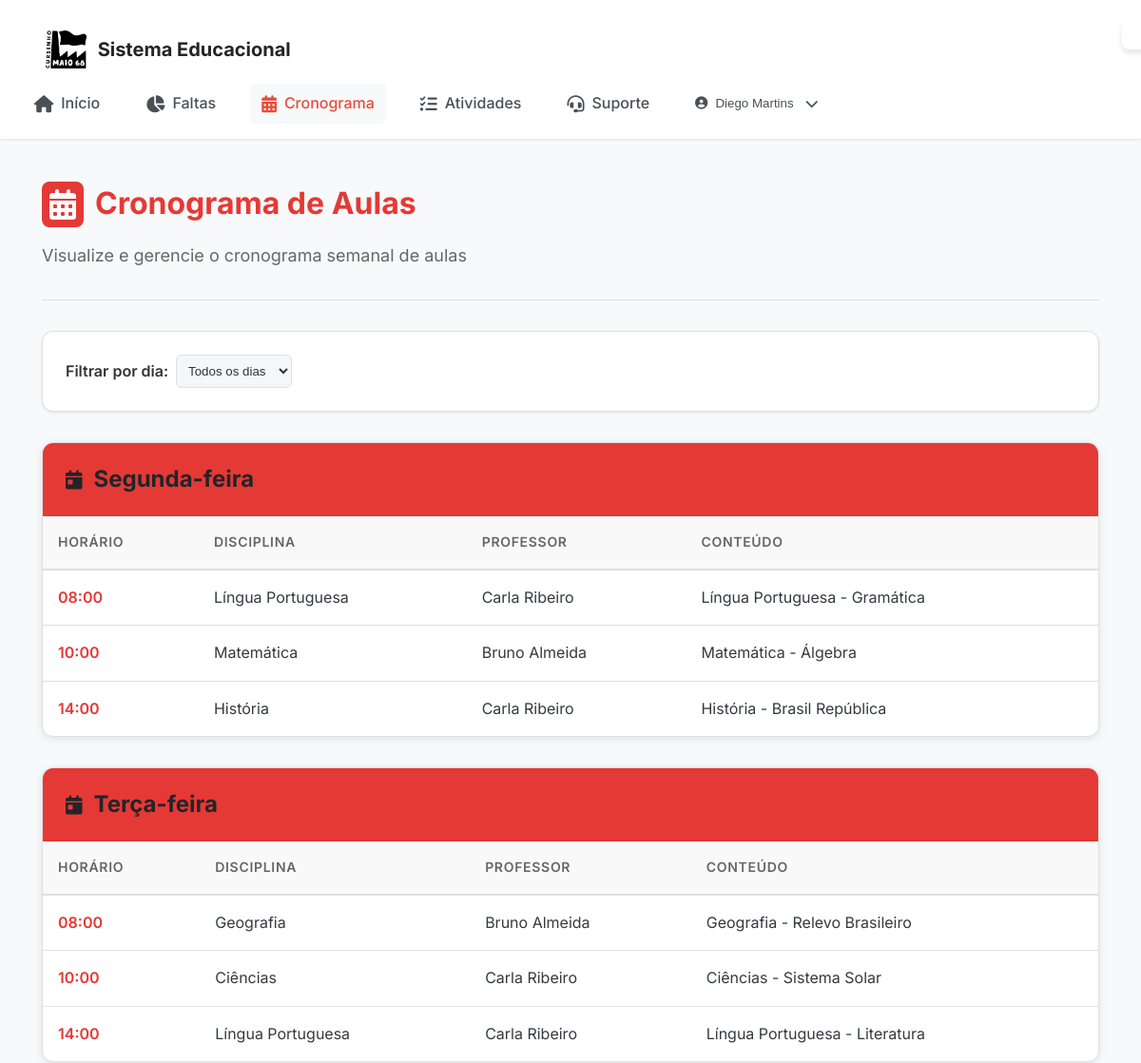
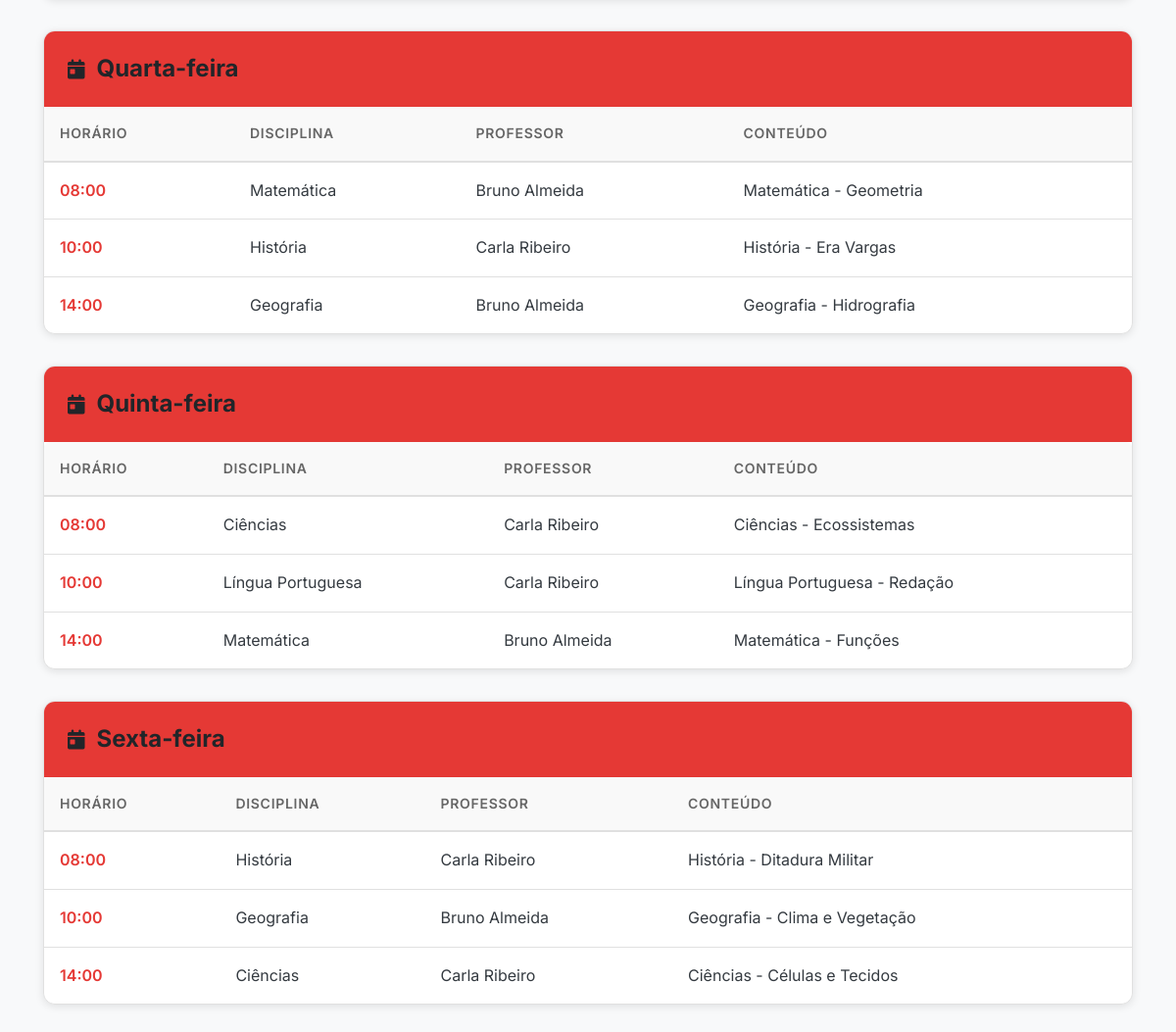
Screenshot of /pages/cronograma.php (signed in) with the database file from the repository (2 pictures, top to bottom).
### tables this page shows
CREATE TABLE IF NOT EXISTS `cronograma_semanal` (
  `id` bigint(20) UNSIGNED NOT NULL AUTO_INCREMENT,
  `dia_semana` varchar(20) NOT NULL,
  `horario` time NOT NULL,
  `disciplina_id` int(11) NOT NULL,
  `professor_id` int(11) NOT NULL,
  `conteudo` text DEFAULT NULL,
  `criado_por` int(11) NOT NULL,
  PRIMARY KEY (`id`),
  UNIQUE KEY `dia_semana` (`dia_semana`,`horario`)
);

CREATE TABLE IF NOT EXISTS `disciplina` (
  `id` bigint(20) UNSIGNED NOT NULL AUTO_INCREMENT,
  `nome` varchar(100) NOT NULL,
  `professor_id` int(11) NOT NULL,
  `ativo` smallint(6) DEFAULT 1,
  `primeiro_login` timestamp NULL DEFAULT NULL,
  `senha_alterada` smallint(6) DEFAULT 0,
  PRIMARY KEY (`id`)
);

CREATE TABLE IF NOT EXISTS `usuario` (
  `id` bigint(20) UNSIGNED NOT NULL AUTO_INCREMENT,
  `nome` varchar(100) NOT NULL,
  `email` varchar(100) NOT NULL,
  `tipo` varchar(20) NOT NULL CHECK (`tipo` in ('aluno','professor','coordenador')),
  `login` varchar(50) NOT NULL,
  `senha` varchar(255) NOT NULL,
  `ativo` smallint(6) DEFAULT 1,
  `primeiro_login` timestamp NULL DEFAULT NULL,
  `senha_alterada` smallint(6) DEFAULT 0,
  PRIMARY KEY (`id`),
  UNIQUE KEY `email` (`email`),
  UNIQUE KEY `login` (`login`)
);

### pages/cronograma.php (the view, shortened to what this page needs)
<?php
require_once '../includes/connection.php';
$dia_filter = $_GET['dia'] ?? '';
$where_clause = '';
$params = [];
try {
    $stmt = $pdo->prepare("
        SELECT cs.*, d.nome as disciplina_nome, u.nome as professor_nome
        FROM cronograma_semanal cs
        LEFT JOIN disciplina d ON cs.disciplina_id = d.id
        LEFT JOIN Usuario u ON cs.professor_id = u.id
        $where_clause
        ORDER BY
            FIELD(cs.dia_semana, 'segunda', 'terca', 'quarta', 'quinta', 'sexta', 'sabado', 'domingo'),
            cs.horario ASC
    ");
    $stmt->execute($params);
    $aulas = $stmt->fetchAll(PDO::FETCH_ASSOC);
    $stmt = $pdo->prepare("SELECT id, nome FROM disciplina WHERE ativo = 1 ORDER BY nome ASC");
    $stmt->execute();
    $disciplinas = $stmt->fetchAll(PDO::FETCH_ASSOC);
    $stmt = $pdo->prepare("SELECT id, nome FROM Usuario WHERE tipo = 'professor' AND ativo = 1 ORDER BY nome ASC");
    $stmt->execute();
    $professores = $stmt->fetchAll(PDO::FETCH_ASSOC);
} catch (PDOException $e) {
    $aulas = [];
    $disciplinas = [];
    $professores = [];
}
$dias_semana = [
    'segunda' => 'Segunda-feira',
    'terca' => 'Terça-feira',
    'quarta' => 'Quarta-feira',
    'quinta' => 'Quinta-feira',
    'sexta' => 'Sexta-feira'
];
$aulas_por_dia = [];
foreach ($aulas as $aula) {
    $dia = $aula['dia_semana'];
    if (!isset($aulas_por_dia[$dia])) {
        $aulas_por_dia[$dia] = [];
    }
    $aulas_por_dia[$dia][] = $aula;
}
?>
<?php include '../includes/header.php'; ?>
<div class="main-content">
    <div class="cronograma-container">
        <div class="page-header">
            <h1 class="page-title">
                <i class="fas fa-calendar-alt section-icon"></i>
                Cronograma de Aulas
            </h1>
            <p class="page-subtitle">Visualize e gerencie o cronograma semanal de aulas</p>
        </div>
        <div class="controls-section">
            <div class="filters">
                <div class="filter-group">
                    <label for="diaFilter">Filtrar por dia:</label>
                    <select id="diaFilter" onchange="applyFilter()">
                        <option value="">Todos os dias</option>
                    </select>
                </div>
            </div>
        </div>
        <div class="cronograma-section">
            <div class="dias-container">
                <?php foreach ($dias_semana as $key => $nome): ?>
                    <?php if (isset($aulas_por_dia[$key]) || empty($dia_filter)): ?>
                    <div class="dia-card">
                        <div class="dia-header">
                            <h2 class="dia-title">
                                <i class="fas fa-calendar-day"></i>
                                <?php echo $nome; ?>
                            </h2>
                        </div>
                        <div class="table-container">
                            <table class="aulas-table">
                                <thead>
                                    <tr>
                                        <th>Horário</th>
                                        <th>Disciplina</th>
                                        <th>Professor</th>
                                        <th>Conteúdo</th>
                                    </tr>
                                </thead>
                                <tbody>
                                    <?php if (!isset($aulas_por_dia[$key]) || empty($aulas_por_dia[$key])): ?>
                                    <tr>
                                        <td colspan="<?php echo $user_type === 'coordenador' ? 5 : 4; ?>">
                                            <div class="empty-state">
                                                <i class="fas fa-calendar-times"></i>
                                                <h3>Nenhuma aula encontrada</h3>
                                                <p>Não há aulas cadastradas para este dia.</p>
                                            </div>
                                        </td>
                                    </tr>
                                    <?php else: ?>
                                        <?php foreach ($aulas_por_dia[$key] as $aula): ?>
                                        <tr>
                                            <td class="horario-cell">
                                                <?php if ($user_type === 'coordenador'): ?>
                                                <input type="time"
                                                       value="<?php echo $aula['horario']; ?>"
                                                       class="editable-field"
                                                       onchange="updateField(<?php echo $aula['id']; ?>, 'horario', this.value)">
                                                <?php else: ?>
                                                <?php echo date('H:i', strtotime($aula['horario'])); ?>
                                                <?php endif; ?>
                                            </td>
                                            <td class="disciplina-cell">
                                                <?php if ($user_type === 'coordenador'): ?>
                                                <select class="editable-field"
                                                        onchange="updateField(<?php echo $aula['id']; ?>, 'disciplina_id', this.value)">
                                                    <?php foreach ($disciplinas as $disciplina): ?>
                                                    <option value="<?php echo $disciplina['id']; ?>"
                                                            <?php echo $aula['disciplina_id'] == $disciplina['id'] ? 'selected' : ''; ?>>
                                                        <?php echo htmlspecialchars($disciplina['nome']); ?>
                                                    </option>
                                                    <?php endforeach; ?>
                                                </select>
                                                <?php else: ?>
                                                <?php echo htmlspecialchars($aula['disciplina_nome'] ?? 'Sem disciplina'); ?>
                                                <?php endif; ?>
                                            </td>
                                            <td class="professor-cell">
                                                <?php if ($user_type === 'coordenador'): ?>
                                                <select class="editable-field"
                                                        onchange="updateField(<?php echo $aula['id']; ?>, 'professor_id', this.value)">
                                                    <option value="">Sem professor</option>
                                                    <?php foreach ($professores as $professor): ?>
                                                    <option value="<?php echo $professor['id']; ?>"
                                                            <?php echo $aula['professor_id'] == $professor['id'] ? 'selected' : ''; ?>>
                                                        <?php echo htmlspecialchars($professor['nome']); ?>
                                                    </option>
                                                    <?php endforeach; ?>
                                                </select>
                                                <?php else: ?>
                                                <?php echo htmlspecialchars($aula['professor_nome'] ?? 'Não atribuído'); ?>
                                                <?php endif; ?>
                                            </td>
                                            <td class="conteudo-cell">
                                                <?php if ($user_type === 'coordenador'): ?>
                                                <input type="text"
                                                       value="<?php echo htmlspecialchars($aula['conteudo'] ?? ''); ?>"
                                                       class="editable-field"
                                                       onchange="updateField(<?php echo $aula['id']; ?>, 'conteudo', this.value)">
                                                <?php else: ?>
                                                <?php echo htmlspecialchars($aula['conteudo'] ?? 'Conteúdo padrão'); ?>
                                                <?php endif; ?>
                                            </td>
                                        </tr>
                                        <?php endforeach; ?>
                                    <?php endif; ?>
                                </tbody>
                            </table>
                        </div>
                    </div>
                    <?php endif; ?>
                <?php endforeach; ?>
            </div>
        </div>
    </div>
    <div id="feedbackMessage" class="message"></div>
</div>
</body>
</html>

### includes/header.php (shortened to what this page needs)
<?php
$user_type = $_SESSION['user_type'] ?? 'aluno';
$username = htmlspecialchars($_SESSION['username'] ?? 'Usuário');
$current_page = basename($_SERVER['PHP_SELF']);
?>
<!DOCTYPE html>
<html lang="pt-BR">
<head>
    <link rel="stylesheet" href="../css/modern.css">
    <link rel="stylesheet" href="../css/header.css">
    <link rel="stylesheet" href="https://cdnjs.cloudflare.com/ajax/libs/font-awesome/6.4.0/css/all.min.css">
</head>
<body>
    <header class="header">
        <div class="header-content">
            <a href="home.php" class="logo">
                <img src="../images/logo.png" alt="Logo">
                <span>Sistema Educacional</span>
            </a>
        </div>
        <nav class="nav">
            <a href="home.php" class="nav-link <?php echo $current_page === 'home.php' ? 'active' : ''; ?>">
                <i class="fas fa-home"></i>
                <span>Início</span>
            </a>
            <?php if ($user_type === 'aluno'): ?>
                <a href="faltas.php" class="nav-link <?php echo $current_page === 'faltas.php' ? 'active' : ''; ?>">
                    <i class="fas fa-chart-pie"></i>
                    <span>Faltas</span>
                </a>
                <a href="cronograma.php" class="nav-link <?php echo $current_page === 'cronograma.php' ? 'active' : ''; ?>">
                    <i class="fas fa-calendar-alt"></i>
                    <span>Cronograma</span>
                </a>
                <a href="atividades.php" class="nav-link <?php echo $current_page === 'atividades.php' ? 'active' : ''; ?>">
                    <i class="fas fa-tasks"></i>
                    <span>Atividades</span>
                </a>
            <?php endif; ?>
            <a href="suporte.php" class="nav-link <?php echo $current_page === 'suporte.php' ? 'active' : ''; ?>">
                <i class="fas fa-headset"></i>
                <span>Suporte</span>
            </a>
            <div class="user-dropdown">
                <button class="user-button" onclick="toggleUserDropdown()">
                    <i class="fas fa-user-circle"></i>
                    <span><?php echo htmlspecialchars($username); ?></span>
                    <i class="fas fa-chevron-down"></i>
                </button>
            </div>
        </nav>
			    </header>
			    <main>

### css/modern.css (style rules this page uses)
:root { --primary-red: #DC3545; --primary-red-hover: #C82333; --primary-red-light: rgba(220, 53, 69, 0.1); --white: #FFFFFF; --gray-50: #F8F9FA; --gray-100: #E9ECEF; --gray-200: #DEE2E6; --gray-300: #CED4DA; --gray-400: #ADB5BD; --gray-500: #6C757D; --gray-600: #495057; --gray-700: #343A40; --gray-800: #212529; --gray-900: #000000; --success: #28A745; --warning: #FFC107; --danger: #DC3545; --info: #17A2B8; --font-family: 'Inter', -apple-system, BlinkMacSystemFont, 'Segoe UI', sans-serif; --font-size-xs: 0.75rem; --font-size-sm: 0.875rem; --font-size-base: 1rem; --font-size-lg: 1.125rem; --font-size-xl: 1.25rem; --font-size-2xl: 1.5rem; --font-size-3xl: 1.875rem; --font-size-4xl: 2.25rem; --spacing-1: 0.25rem; --spacing-2: 0.5rem; --spacing-3: 0.75rem; --spacing-4: 1rem; --spacing-5: 1.25rem; --spacing-6: 1.5rem; --spacing-8: 2rem; --spacing-10: 2.5rem; --spacing-12: 3rem; --spacing-16: 4rem; --spacing-20: 5rem; --border-radius-sm: 0.25rem; --border-radius: 0.375rem; --border-radius-lg: 0.5rem; --border-radius-xl: 0.75rem; --shadow-sm: 0 1px 2px 0 rgba(0, 0, 0, 0.05); --shadow: 0 1px 3px 0 rgba(0, 0, 0, 0.1), 0 1px 2px 0 rgba(0, 0, 0, 0.06); --shadow-md: 0 4px 6px -1px rgba(0, 0, 0, 0.1), 0 2px 4px -1px rgba(0, 0, 0, 0.06); --shadow-lg: 0 10px 15px -3px rgba(0, 0, 0, 0.1), 0 4px 6px -2px rgba(0, 0, 0, 0.05); --shadow-xl: 0 20px 25px -5px rgba(0, 0, 0, 0.1), 0 10px 10px -5px rgba(0, 0, 0, 0.04); --transition-fast: 150ms ease-in-out; --transition-normal: 300ms ease-in-out; --transition-slow: 500ms ease-in-out; }
* { box-sizing: border-box; margin: 0; padding: 0; }
html { font-size: 16px; line-height: 1.5; -webkit-font-smoothing: antialiased; -moz-osx-font-smoothing: grayscale; }
body { font-family: var(--font-family); font-size: var(--font-size-base); font-weight: 400; line-height: 1.6; color: var(--gray-800); background-color: var(--gray-50); min-height: 100vh; }
h1, h2, h3, h4, h5, h6 { font-weight: 600; line-height: 1.2; color: var(--gray-900); margin-bottom: var(--spacing-4); }
h1 { font-size: var(--font-size-4xl); }
h2 { font-size: var(--font-size-3xl); }
p { margin-bottom: var(--spacing-4); color: var(--gray-600); }
a { color: var(--primary-red); text-decoration: none; transition: color var(--transition-fast); }
.header { background: var(--white); border-bottom: 1px solid var(--gray-200); box-shadow: var(--shadow-sm); position: sticky; top: 0; z-index: 1000; }
.header-content { display: flex; align-items: center; justify-content: space-between; padding: var(--spacing-4) var(--spacing-6); max-width: 1200px; margin: 0 auto; }
.logo { display: flex; align-items: center; gap: var(--spacing-3); font-size: var(--font-size-xl); font-weight: 700; color: var(--gray-900); }
.logo img { height: 32px; width: auto; }
.nav { display: flex; align-items: center; gap: var(--spacing-2); }
.nav-link { padding: var(--spacing-2) var(--spacing-4); border-radius: var(--border-radius); color: var(--gray-600); font-weight: 500; transition: all var(--transition-fast); }
.nav-link.active { background-color: var(--primary-red-light); color: var(--primary-red); }
.table-container { background: var(--white); border-radius: var(--border-radius-lg); overflow: hidden; box-shadow: var(--shadow); }

### rows the page displays
cronograma_semanal: horario "08:00", disciplina.nome "Língua Portuguesa", usuario.nome "Carla Ribeiro", conteudo "Língua Portuguesa - Gramática"
cronograma_semanal: horario "10:00", disciplina.nome "Matemática", usuario.nome "Bruno Almeida", conteudo "Matemática - Álgebra"
cronograma_semanal: horario "14:00", disciplina.nome "História", usuario.nome "Carla Ribeiro", conteudo "História - Brasil República"
cronograma_semanal: horario "08:00", disciplina.nome "Geografia", usuario.nome "Bruno Almeida", conteudo "Geografia - Relevo Brasileiro"
cronograma_semanal: horario "10:00", disciplina.nome "Ciências", usuario.nome "Carla Ribeiro", conteudo "Ciências - Sistema Solar"
cronograma_semanal: horario "14:00", disciplina.nome "Língua Portuguesa", usuario.nome "Carla Ribeiro", conteudo "Língua Portuguesa - Literatura"
cronograma_semanal: horario "08:00", disciplina.nome "Matemática", usuario.nome "Bruno Almeida", conteudo "Matemática - Geometria"
cronograma_semanal: horario "10:00", disciplina.nome "História", usuario.nome "Carla Ribeiro", conteudo "História - Era Vargas"
cronograma_semanal: horario "14:00", disciplina.nome "Geografia", usuario.nome "Bruno Almeida", conteudo "Geografia - Hidrografia"
cronograma_semanal: horario "08:00", disciplina.nome "Ciências", usuario.nome "Carla Ribeiro", conteudo "Ciências - Ecossistemas"
cronograma_semanal: horario "10:00", disciplina.nome "Língua Portuguesa", usuario.nome "Carla Ribeiro", conteudo "Língua Portuguesa - Redação"
cronograma_semanal: horario "14:00", disciplina.nome "Matemática", usuario.nome "Bruno Almeida", conteudo "Matemática - Funções"
cronograma_semanal: horario "08:00", disciplina.nome "História", usuario.nome "Carla Ribeiro", conteudo "História - Ditadura Militar"
cronograma_semanal: horario "10:00", disciplina.nome "Geografia", usuario.nome "Bruno Almeida", conteudo "Geografia - Clima e Vegetação"
cronograma_semanal: horario "14:00", disciplina.nome "Ciências", usuario.nome "Carla Ribeiro", conteudo "Ciências - Células e Tecidos"

### other values shown
$username "Diego Martins"
$nome "Segunda-feira"
$nome "Terça-feira"
$nome "Quarta-feira"
$nome "Quinta-feira"
$nome "Sexta-feira"
